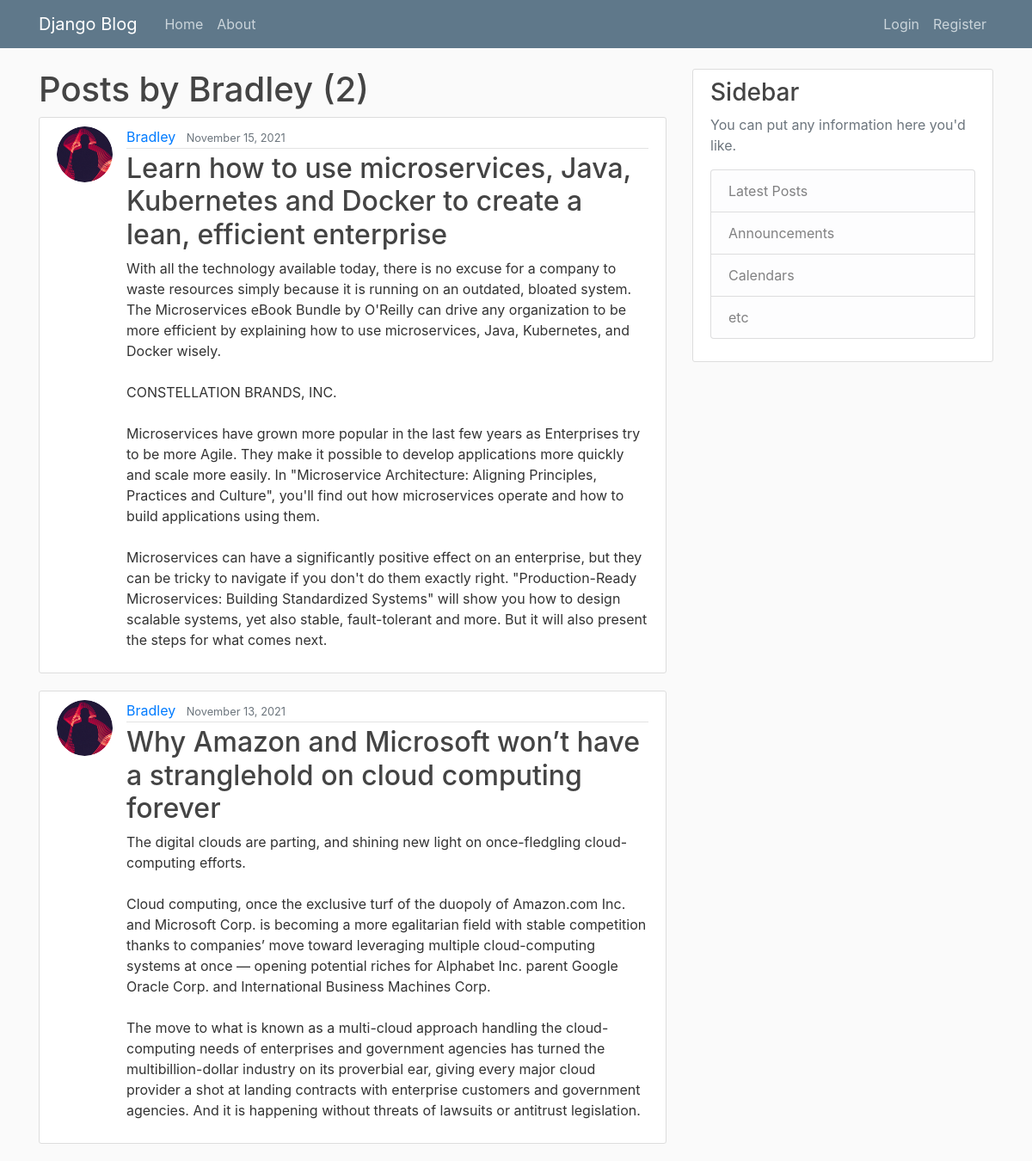
Screenshot of /user/Bradley with the database file from the repository.
### blog/models.py (models this page shows, shortened)
class Post(models.Model):
    title = models.CharField(max_length=100)
    content = models.TextField()
    date_posted = models.DateTimeField(default=timezone.now)
    author = models.ForeignKey(User, on_delete=models.CASCADE)

### users/models.py (models this page shows, shortened)
class Profile(models.Model):
    user = models.OneToOneField(User, on_delete=models.CASCADE)
    image = models.ImageField(default='default.jpg', upload_to='profile_pics')

### blog/views.py (the view)
# urls.py: path('user/<str:username>', UserPostListView.as_view(), name='user-posts'),
class UserPostListView(ListView):
    model = Post
    template_name = 'blog/user_posts.html'  # <app>/<model>_<viewtype>.html
    context_object_name = 'posts'
    paginate_by = 5
    def get_queryset(self):
        user = get_object_or_404(User, username=self.kwargs.get('username'))
        return Post.objects.filter(author=user).order_by('-date_posted')

### blog/templates/blog/user_posts.html (shortened to what this page needs)
{% extends 'blog/base.html' %}
{% block content %}
    <h1 class="mn-3" >Posts by {{ view.kwargs.username }} ({{page_obj.paginator.count }})</h1>
    {% for post in posts %}
        <article class="media content-section">
          <img class="rounded-circle article-img" src="{{ post.author.profile.image.url }}">
          <div class="media-body">
            <div class="article-metadata">
              <a class="mr-2" href="{% url 'user-posts' post.author.username %}">{{ post.author }}</a>
              <small class="text-muted">{{ post.date_posted|date:"F d, Y" }}</small>
            </div>
            <h2><a class="article-title" href="{% url 'post-detail' post.id %}">{{ post.title }}</a></h2>
            <p class="article-content">{{ post.content }}</p>
          </div>
        </article>
    {% endfor %}
{% endblock content %}

### blog/static/blog/main.css (style rules this page uses)
body { background: #fafafa; color: #333333; margin-top: 5rem; }
h1, h2, h3, h4, h5, h6 { color: #444444; }
.content-section { background: #ffffff; padding: 10px 20px; border: 1px solid #dddddd; border-radius: 3px; margin-bottom: 20px; }
.article-title { color: #444444; }
.article-content { white-space: pre-line; }
.article-img { height: 65px; width: 65px; margin-right: 16px; }
.article-metadata { padding-bottom: 1px; margin-bottom: 4px; border-bottom: 1px solid #e3e3e3 }

### rows the page displays
Post: author.profile.image (picture), author "Bradley", date_posted "November 15, 2021", title "Learn how to use microservices, Java, Kubernetes and Docker to create a lean, efficient enterprise", content "With all the technology available today, there is no excuse for a company to waste resources simply because it is running on an outdated, bloated system. The Microservices eBook Bundle by O'Reilly can drive any organization to be more efficient by explaining how to use microservices, Java, Kubernetes, and Docker wisely. CONSTELLATION BRANDS, INC. Microservices have grown more popular in the last few years as Enterprises try to be more Agile. They make it possible to develop applications more quickly and scale more easily. In \"Microservice Architecture: Aligning Principles, Practices and Culture\", you'll find out how microservices operate and how to build applications using them.…"
Post: author.profile.image (picture), author "Bradley", date_posted "November 13, 2021", title "Why Amazon and Microsoft won’t have a stranglehold on cloud computing forever", content "The digital clouds are parting, and shining new light on once-fledgling cloud-computing efforts. Cloud computing, once the exclusive turf of the duopoly of Amazon.com Inc. and Microsoft Corp. is becoming a more egalitarian field with stable competition thanks to companies’ move toward leveraging multiple cloud-computing systems at once — opening potential riches for Alphabet Inc. parent Google Oracle Corp. and International Business Machines Corp. The move to what is known as a multi-cloud approach handling the cloud-computing needs of enterprises and government agencies has turned the multibillion-dollar industry on its proverbial ear, giving every major cloud provider a shot at landing…"

### other values shown
{{ view.kwargs.username }} "Bradley"
{{ page_obj.paginator.count }} "2"
